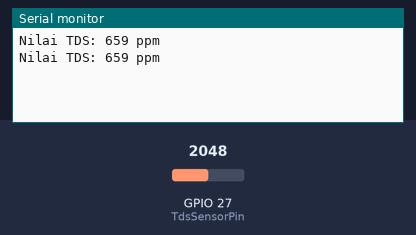
This sketch was run on a simulated ESP32. On the bench: the last lines printed to the serial monitor. Inputs (shaded band) come from the test bench; at power-on: GPIO 27 (TdsSensorPin) = 2048.

Above: at 1.8 s.
1.9 s: GPIO 27 (TdsSensorPin) set to 2866
At 2.7 s:
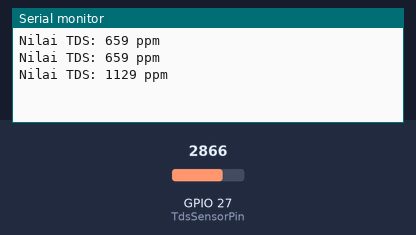
3.4 s: GPIO 27 (TdsSensorPin) set to 3603
At 4.8 s:
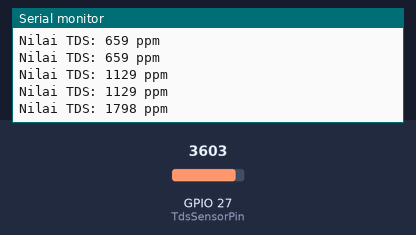
Timing chart, 0 to 6.4 s (numbered marks = the images above; inputs shaded):
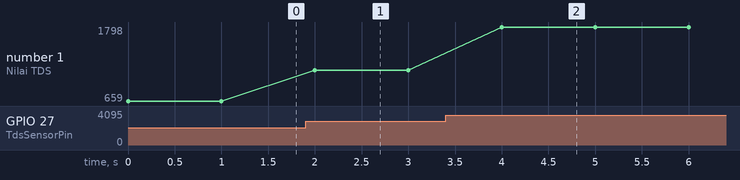

Measured:
- after the input at 1.9 s, the serial monitor: prints a new line after 0.10 s (image 1)
- after the input at 3.4 s, the serial monitor: prints a new line after 0.60 s (image 2)
- plotted number 1: 659 → 1129 after the input at 1.9 s, 1129 → 1798 after the input at 3.4 s

The sketch:

ESP_TDS.ino
```cpp
#include <EEPROM.h>
#include "GravityTDS.h"

// Pin yang digunakan untuk sensor TDS
#define TdsSensorPin 27 // Pin ADC yang digunakan untuk membaca TDS

// Objek GravityTDS
GravityTDS gravityTds;

// Suhu yang digunakan untuk kompensasi (default 25°C)
float temperature = 25;

// Nilai TDS yang dihitung
float tdsValue = 0;

void setup() {
  Serial.begin(115200); // Mulai komunikasi serial pada 115200 bps

  // Inisialisasi pin sensor TDS
  gravityTds.setPin(TdsSensorPin);

  // Atur referensi tegangan ADC (default 3.3V)
  gravityTds.setAref(3.3);

  // Atur rentang ADC (4096 untuk 10-bit)
  gravityTds.setAdcRange(4096);

  // Mulai inisialisasi sensor TDS
  gravityTds.begin();
}

void loop() {
  // Baca dan hitung nilai TDS
  gravityTds.update();

  // Ambil nilai TDS yang telah dikompensasi
  tdsValue = gravityTds.getTdsValue();

  // Cetak nilai TDS dalam ppm
  Serial.print("Nilai TDS: ");
  Serial.print(tdsValue, 0);
  Serial.println(" ppm");

  // Tunggu selama 1 detik sebelum membaca ulang
  delay(1000);
}
```
